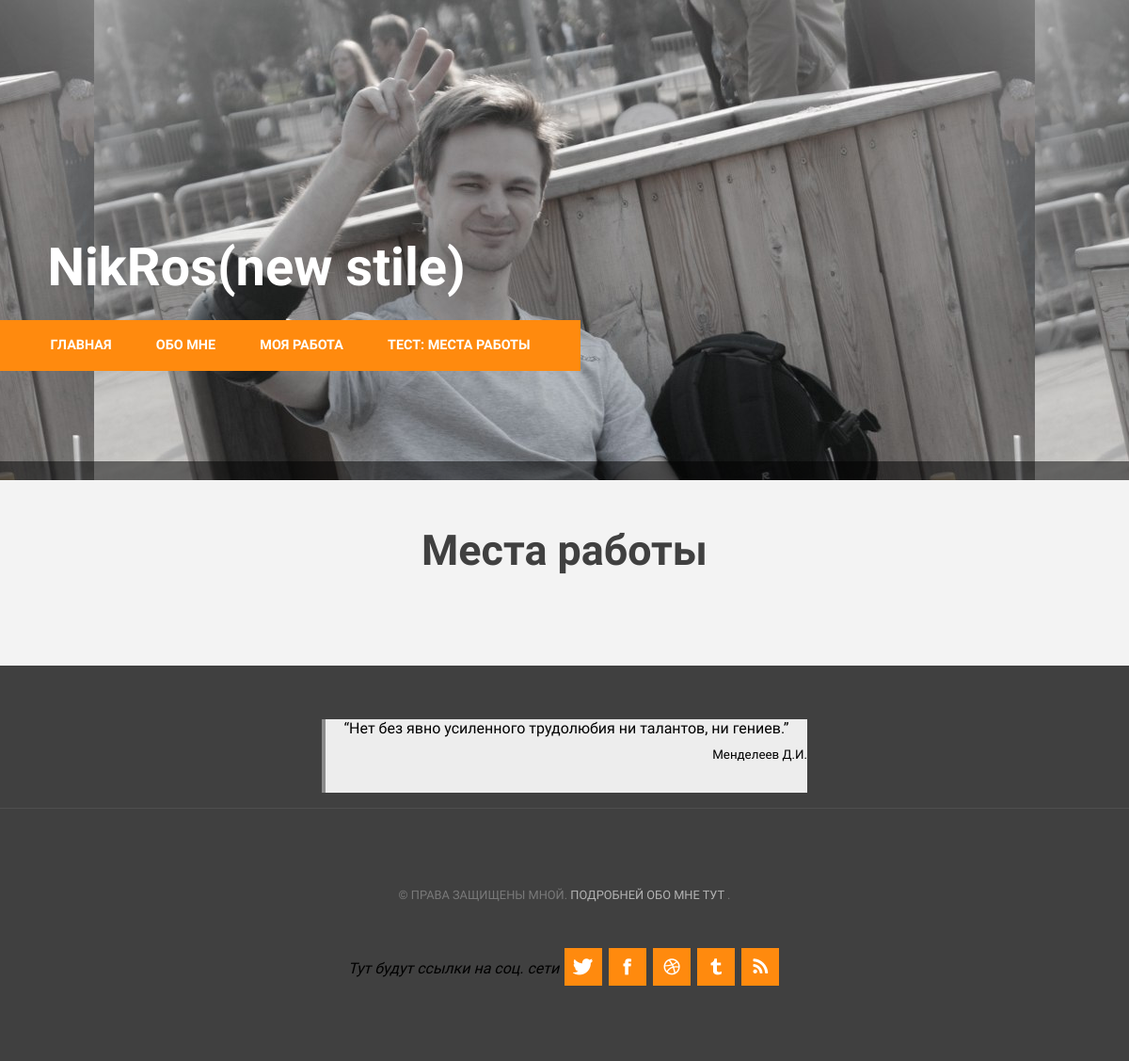
/test, run on an earlier commit of the app's database.
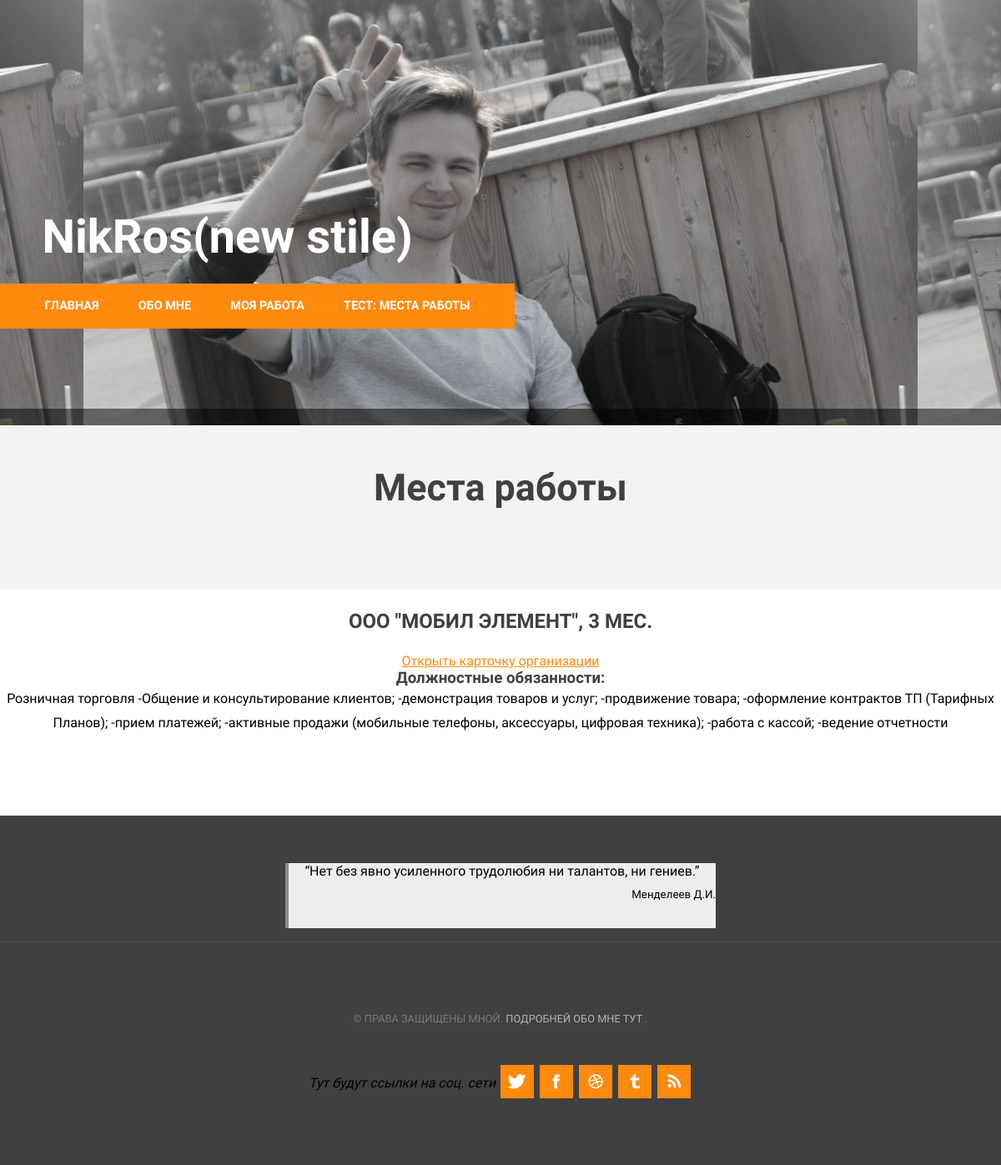
And on a later commit of the database.
### MainApp/models.py (models this page shows)
class MyWork(models.Model):
    id_company = models.ForeignKey(CompanyName, verbose_name = 'ID компании из CompanyName')
    links = models.CharField(verbose_name = 'ссылка на сайт', max_length=32)
    my_duties = models.TextField(verbose_name = 'должностные обязательства')
    periods = models.PositiveIntegerField(verbose_name = 'период работы', default = 1)

class CompanyName(models.Model):
    id  = models.PositiveIntegerField(verbose_name = 'ID', primary_key=True)
    company_name = models.CharField(verbose_name='организация', max_length=32)
    link = models.URLField(verbose_name='ссылка на сайт', max_length=90)
    about_the_organization = models.TextField(verbose_name = 'коротко о компании')
    label = models.CharField(verbose_name='путь до картинки', max_length=32)

### MainApp/views.py (the view)
# urls.py: url(r'^test$', test),
def test(request):
    all_work = MyWork.objects.all()
    site_name = 'NikRos(new stile)'
    list_name = 'Места работы'
    return render(request, 'jobs_new_site.html', {'site_name': site_name,
                                          'all_work': all_work,
                                          'list_name': list_name})

### template/jobs_new_site.html (shortened to what this page needs)
{% extends 'main.html' %}
{% block content %}
<div id="page-wrapper">
    <div id="page" class="container">
        <div class="title">
            <h2 align="center">{{list_name}} </h2>
        </div>
    </div>
</div>
{% for work in all_work %}
<div id="wrapper">
    <div id="three-column" class="container">
        <h2>{{work.id_company.company_name}}, {{work.periods}} мес. </h2>
         <a href="/job/{{work.id_company.id}}/"><span>Открыть карточку организации</span></a>
        <h3>Должностные обязанности: </h3>
        <p>{{work.my_duties}}</p>
    </div>
</div>
{% endfor %}
<br>
<br>
<br>
<div style="height:78px; width:512px;  margin: auto; background-color:#EDEDED;
border-left:4px solid #8B8B8B;" align="center">
    <q>Нет без явно усиленного трудолюбия ни талантов, ни гениев.</q>
    <p align="right"><sub>Менделеев Д.И.</sub></p>
</div>
{% endblock %}

### template/main.html (shortened to what this page needs)
{% load static %}
<!DOCTYPE html PUBLIC "-//W3C//DTD XHTML 1.0 Strict//EN" "http://www.w3.org/TR/xhtml1/DTD/xhtml1-strict.dtd">
<html xmlns="http://www.w3.org/1999/xhtml">
<head>
    <link rel="stylesheet" href="{% static 'style/default.css' %}"/>
    <link rel="stylesheet" href="{% static 'style/fonts.css' %}"/>
</head>
<body>
{% include 'inc-my_menu.html' %}
{% block content %}
{% endblock %}
<div id="copyright" class="container">
    <p>&copy; Права защищены мной. <a href="https://pp.vk.me/c628523/v628523994/56735/CDss6IdsNb0.jpg">Подробней обо мне тут</a> .</p>
    <ul class="contact">
        <i>Тут будут ссылки на соц. сети</i>
        <li><a href="#" class="icon icon-twitter"><span>Twitter</span></a></li>
        <li><a href="#" class="icon icon-facebook"></a></li>
        <li><a href="#" class="icon icon-dribbble"><span>Pinterest</span></a></li>
        <li><a href="#" class="icon icon-tumblr"><span>Google+</span></a></li>
        <li><a href="#" class="icon icon-rss"><span>Pinterest</span></a></li>
    </ul>
</div>
</body>
</html>

### template/inc-my_menu.html
<div id="header-wrapper">
    <div id="header" class="container">
        <div id="logo">
            <h1><a href="/">{{site_name}}</a></h1>
            <div id="menu">
                <ul>
                    <li class="current_page_item"><a href="/" accesskey="1" title="">Главная</a></li>
                    <li><a href="/its_me" accesskey="2" title="">Обо мне</a></li>
                    <li><a href="/jobs" accesskey="3" title="">Моя работа</a></li>
                    <li><a href="/test" accesskey="4" title="">Тест: места работы</a></li>
                </ul>
            </div>
        </div>
    </div>
</div>

### static/style/default.css (style rules this page uses)
html, body { height: 100%; }
body { margin: 0px; padding: 0px; background: #404040; font-family: 'Quicksand', sans-serif; font-size: 12pt; font-weight: 400; color: #000000; }
h1, h2, h3 { margin: 0; padding: 0; color: #404040; }
p, ol, ul { margin-top: 0; }
ol, ul { padding: 0; list-style: none; }
p { line-height: 180%; }
a { color: #ff8a0e; }
.container { margin: 0px auto; width: 1200px; }
ul.contact { margin: 0; padding: 2em 0em 0em 0em; list-style: none; }
ul.contact li { display: inline-block; padding: 0em 0.10em; font-size: 1em; }
ul.contact li a { color: #FFF; }
ul.contact li a:before { display: inline-block; background: #ff8a0e; width: 40px; height: 40px; line-height: 40px; text-align: center; color: #FFFFFF; }
.title { margin-bottom: 3em; }
.title h2 { font-size: 2.8em; }
#header-wrapper { overflow: hidden; padding: 15em 0em 5em 0em; background: url(../img/i_roll.jpg) repeat-x center top; border-bottom: 20px solid rgba(0, 0, 0, .5); }
#logo h1 { display: inline-block; margin-bottom: 0.20em; padding: 0.20em 0.9em; font-size: 3.5em; }
#logo a { text-decoration: none; color: #FFF; }
#menu ul { display: inline-block; padding: 0em 2em; background: #ff8a0e; text-align: center; }
#menu li { display: inline-block; }
#menu li a, #menu li span { display: inline-block; padding: 1.3em 1.5em; text-decoration: none; font-size: 0.90em; font-weight: 600; text-transform: uppercase; outline: 0; color: #FFF; }
#menu .current_page_item a { color: #FFF; }
#wrapper { overflow: hidden; padding: 0em 0em 5em 0em; background: #FFF; }
#page-wrapper { overflow: hidden; background: #F3F3F3; padding: 3em 0em; text-align: center; }
#copyright { overflow: hidden; padding: 5em 0em; border-top: 1px solid rgba(255, 255, 255, 0.08); text-align: center; }
#copyright p { text-transform: uppercase; font-size: 0.80em; color: rgba(255, 255, 255, 0.3); }
#copyright a { text-decoration: none; color: rgba(255, 255, 255, 0.6); }
#three-column { overflow: hidden; text-align: center; }
#three-column h2 { margin: 1em 0em; text-transform: uppercase; font-size: 1.5em; font-weight: 700; }

What changed in the data, as far as the page shows it:
added MyWork: id_company.company_name "ООО \"МОБИЛ ЭЛЕМЕНТ\"", periods "3", my_duties "Розничная торговля -Общение и консультирование клиентов; -демонстрация товаров и услуг; -продвижение товара; -оформление контрактов ТП (Тарифных Планов); -прием платежей; -активные продажи (мобильные телефоны, аксессуары, цифровая техника); -работа с кассой; -ведение отчетности"
